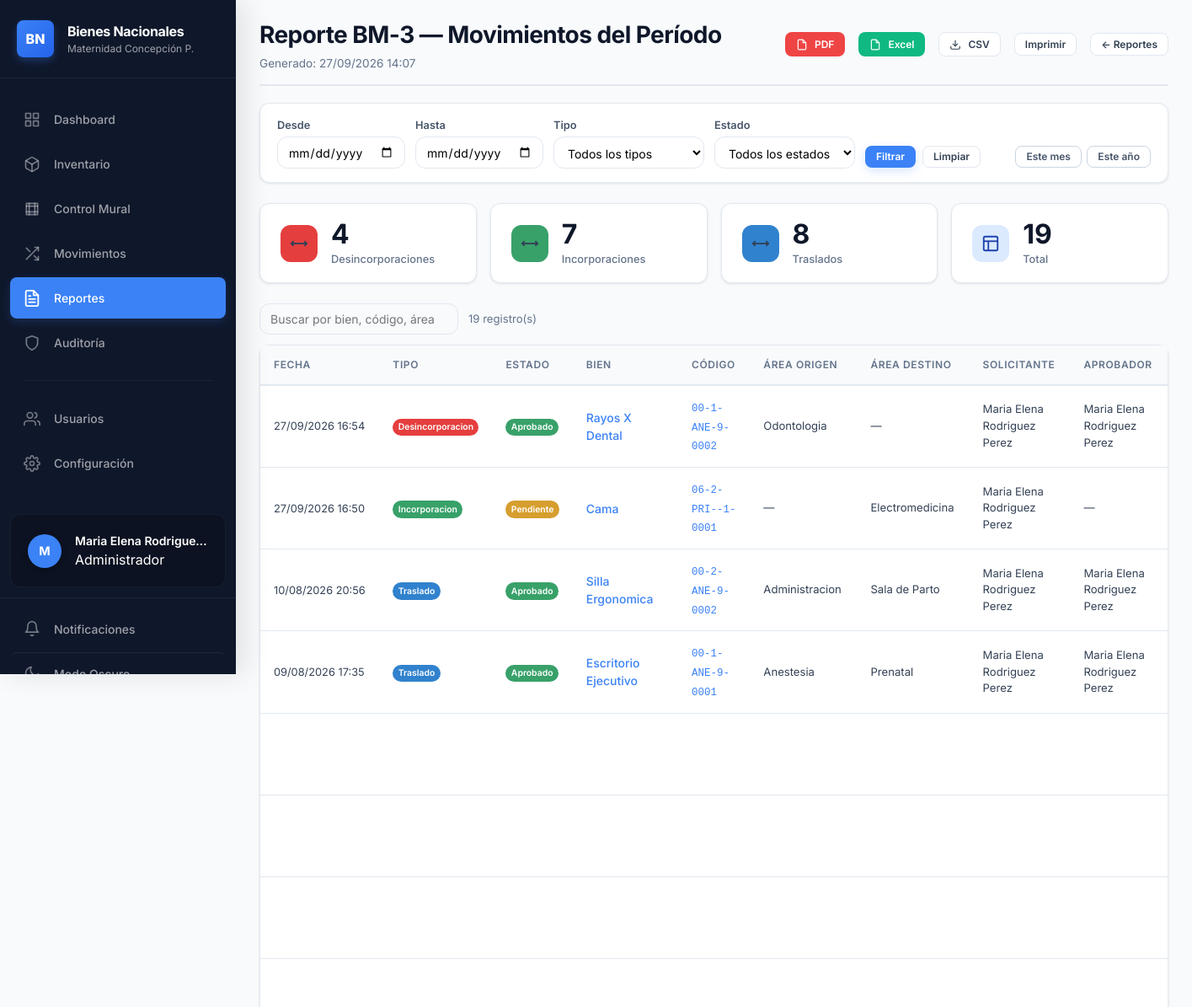
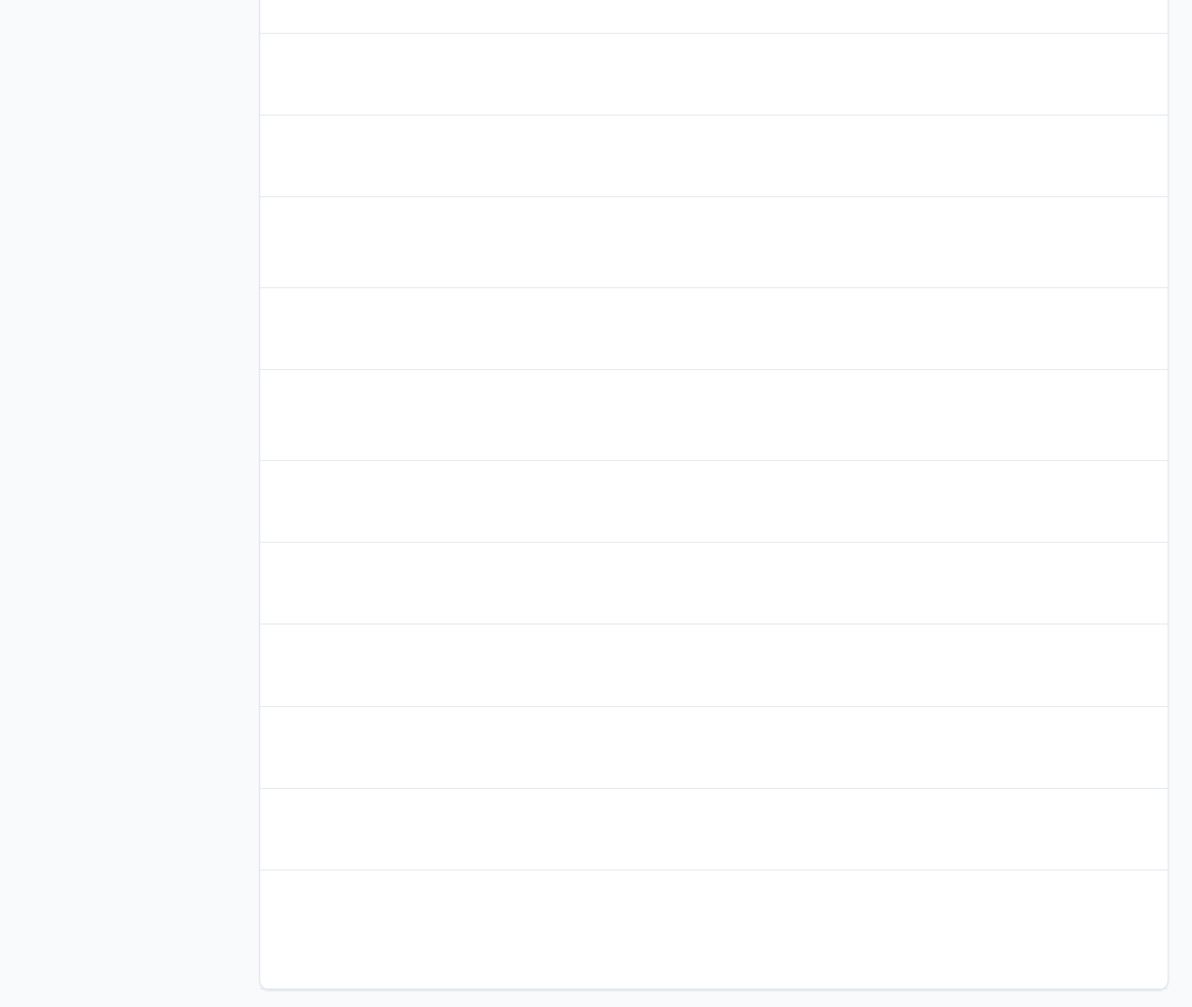
The app's page /public/reportes/bm3 (signed in) with its own data (2 pictures, top to bottom).
### tables this page shows
CREATE TABLE `movimientos` (
  `id_movimiento` int(11) NOT NULL,
  `bien_id` int(11) NOT NULL,
  `tipo_movimiento` enum('incorporacion','traslado','desincorporacion','asignacion') NOT NULL,
  `area_origen_id` int(11) DEFAULT NULL,
  `area_destino_id` int(11) DEFAULT NULL,
  `usuario_solicita_id` int(11) DEFAULT NULL,
  `usuario_aprueba_id` int(11) DEFAULT NULL,
  `usuario_recibe_id` int(11) DEFAULT NULL COMMENT 'Usuario que recibe el bien en el area destino',
  `fecha_solicitud` timestamp NOT NULL DEFAULT current_timestamp(),
  `fecha_aprobacion` timestamp NULL DEFAULT NULL,
  `fecha_ejecucion` timestamp NULL DEFAULT NULL,
  `motivo` text DEFAULT NULL,
  `observaciones` text DEFAULT NULL,
  `contenido_acta` longtext DEFAULT NULL,
  `responsable_datos` text DEFAULT NULL,
  `documento_soporte` varchar(500) DEFAULT NULL,
  `estado` enum('pendiente','aprobado','rechazado','cancelado') NOT NULL DEFAULT 'pendiente',
  `created_at` timestamp NOT NULL DEFAULT current_timestamp(),
  `updated_at` timestamp NOT NULL DEFAULT current_timestamp() ON UPDATE current_timestamp()
);

CREATE TABLE `bienes` (
  `id_bien` int(11) NOT NULL,
  `codigo_sudebip` varchar(50) NOT NULL,
  `codigo_interno` varchar(50) DEFAULT NULL,
  `codigo_ministerio` varchar(50) DEFAULT NULL,
  `nro_bien_ministerio` varchar(30) DEFAULT NULL,
  `es_sn` tinyint(1) NOT NULL DEFAULT 0,
  `nombre` varchar(255) NOT NULL,
  `descripcion` text DEFAULT NULL,
  `serial` varchar(100) DEFAULT NULL,
  `marca` varchar(100) DEFAULT NULL,
  `modelo` varchar(100) DEFAULT NULL,
  `color` varchar(50) DEFAULT NULL,
  `anio_fabricacion` smallint(6) DEFAULT NULL,
  `cantidad` smallint(6) NOT NULL DEFAULT 1,
  `condicion_inicial` enum('Nuevo','Bueno','Regular','Malo') DEFAULT NULL,
  `id_estado` int(11) NOT NULL DEFAULT 1,
  `id_tipo` int(11) DEFAULT NULL,
  `id_area` int(11) DEFAULT NULL,
  `responsable_id` int(11) DEFAULT NULL,
  `responsable_nombre` varchar(255) DEFAULT NULL,
  `responsable_cedula` varchar(20) DEFAULT NULL,
  `responsable_foto_path` varchar(500) DEFAULT NULL,
  `cin_edificio` varchar(50) DEFAULT NULL,
  `cin_piso` varchar(10) DEFAULT NULL,
  `cin_departamento` varchar(100) DEFAULT NULL,
  `cin_oficina` varchar(100) DEFAULT NULL,
  `cin_posicion` varchar(20) DEFAULT NULL,
  `numero_factura` varchar(50) DEFAULT NULL,
  `fecha_adquisicion` date DEFAULT NULL,
  `valor_inicial` decimal(15,2) DEFAULT NULL,
  `valor_residual` decimal(15,2) NOT NULL DEFAULT 0.00,
  `vida_util_anos` tinyint(4) NOT NULL DEFAULT 10,
  `observaciones` text DEFAULT NULL,
  `imagen_path` varchar(500) DEFAULT NULL,
  `created_at` timestamp NOT NULL DEFAULT current_timestamp(),
  `updated_at` timestamp NOT NULL DEFAULT current_timestamp() ON UPDATE current_timestamp()
);

CREATE TABLE `areas` (
  `id_area` int(11) NOT NULL,
  `nombre_area` varchar(100) NOT NULL,
  `descripcion` text DEFAULT NULL,
  `edificio` varchar(50) DEFAULT NULL,
  `piso` tinyint(4) DEFAULT NULL COMMENT '-1=Sótano, 0=Planta Baja, 1..N=Pisos',
  `responsable_id` int(11) DEFAULT NULL,
  `area_padre_id` int(11) DEFAULT NULL,
  `activa` tinyint(1) NOT NULL DEFAULT 1,
  `created_at` timestamp NOT NULL DEFAULT current_timestamp(),
  `updated_at` timestamp NOT NULL DEFAULT current_timestamp() ON UPDATE current_timestamp()
);

CREATE TABLE `usuarios` (
  `id_usuario` int(11) NOT NULL,
  `id_rol` int(11) DEFAULT NULL,
  `cedula` varchar(20) NOT NULL,
  `username` varchar(50) NOT NULL,
  `primer_nombre` varchar(100) NOT NULL,
  `segundo_nombre` varchar(100) NOT NULL DEFAULT '',
  `primer_apellido` varchar(100) NOT NULL,
  `segundo_apellido` varchar(100) NOT NULL DEFAULT '',
  `nombre_completo` varchar(255) NOT NULL DEFAULT '',
  `email` varchar(255) NOT NULL,
  `password_hash` varchar(255) NOT NULL,
  `telefono` varchar(20) DEFAULT NULL,
  `cargo` varchar(100) DEFAULT NULL,
  `ultimo_acceso` timestamp NULL DEFAULT NULL,
  `intentos_fallidos` int(11) NOT NULL DEFAULT 0,
  `bloqueado_hasta` timestamp NULL DEFAULT NULL,
  `primer_login` tinyint(1) NOT NULL DEFAULT 1,
  `activo` tinyint(1) NOT NULL DEFAULT 1,
  `created_at` timestamp NOT NULL DEFAULT current_timestamp(),
  `updated_at` timestamp NOT NULL DEFAULT current_timestamp() ON UPDATE current_timestamp()
);

### app/views/reportes/bm3.php (the view, shortened to what the rows shown need)
<?php
$colorTipo = fn(string $t): string => match ($t) {
    'incorporacion'    => '#38a169',
    'traslado'         => '#3182ce',
    'desincorporacion' => '#e53e3e',
    default            => '#718096',
};
$colorEstado = fn(string $e): string => match ($e) {
    'aprobado'  => '#38a169',
    'rechazado' => '#e53e3e',
    default     => '#d69e2e',
};
?>
<main class="main-content" id="mainContent">
    <div class="page-header">
        <div>
            <h1>Reporte BM-3 — Movimientos del Período</h1>
        </div>
    </div>
    <?php if (empty($movimientos)): ?>
    <div class="card">
        <div class="card-body" style="text-align:center;padding:3rem">
            <svg width="48" height="48" viewBox="0 0 24 24" fill="none" stroke="#cbd5e0" stroke-width="1.5" style="margin-bottom:1rem"><circle cx="11" cy="11" r="8"/><line x1="21" y1="21" x2="16.65" y2="16.65"/></svg>
            <p style="color:var(--gray-500);margin:0">
                No se encontraron movimientos con los filtros aplicados.
            </p>
            <a href="<?= $base_url ?>/reportes/bm3" class="btn btn-secondary btn-sm" style="margin-top:1rem">Ver todos</a>
        </div>
    </div>
    <?php else: ?>
    <div class="card">
        <div class="table-wrapper">
            <table class="data-table" id="bm3Table" aria-label="Movimientos del período">
                <thead>
                    <tr>
                        <th scope="col">Fecha</th>
                        <th scope="col">Tipo</th>
                        <th scope="col">Estado</th>
                        <th scope="col">Bien</th>
                        <th scope="col">Código</th>
                        <th scope="col">Área Origen</th>
                        <th scope="col">Área Destino</th>
                        <th scope="col">Solicitante</th>
                        <th scope="col">Aprobador</th>
                    </tr>
                </thead>
                <tbody>
                <?php foreach ($movimientos as $m): ?>
                <tr>
                    <td style="font-size:.8rem;white-space:nowrap">
                        <?= date('d/m/Y H:i', strtotime($m['fecha_solicitud'])) ?>
                    </td>
                    <td>
                        <span class="badge badge-sm" style="background:<?= $colorTipo($m['tipo_movimiento']) ?>">
                            <?= ucfirst($m['tipo_movimiento']) ?>
                        </span>
                    </td>
                    <td>
                        <span class="badge badge-sm" style="background:<?= $colorEstado($m['estado']) ?>">
                            <?= ucfirst($m['estado']) ?>
                        </span>
                    </td>
                    <td style="font-size:.875rem;font-weight:500">
                        <a href="<?= $base_url ?>/bienes/<?= (int)$m['bien_id'] ?>">
                            <?= htmlspecialchars($m['bien_nombre']) ?>
                        </a>
                    </td>
                    <td>
                        <a href="<?= $base_url ?>/movimientos/<?= (int)$m['id_movimiento'] ?>"
                           class="codigo-interno" style="font-size:.78rem">
                            <?= htmlspecialchars($m['codigo_interno'] ?? '—') ?>
                        </a>
                    </td>
                    <td style="font-size:.82rem"><?= htmlspecialchars($m['area_origen'] ?? '—') ?></td>
                    <td style="font-size:.82rem"><?= htmlspecialchars($m['area_destino'] ?? '—') ?></td>
                    <td style="font-size:.82rem"><?= htmlspecialchars($m['usuario_solicita'] ?? '—') ?></td>
                    <td style="font-size:.82rem"><?= htmlspecialchars($m['usuario_aprueba'] ?? '—') ?></td>
                </tr>
                <?php endforeach; ?>
                </tbody>
            </table>
        </div>
    </div>
    <?php endif; ?>
</main>

### records on screen
movimientos: fecha_solicitud "27/09/2026 16:54", tipo_movimiento "Desincorporacion", estado "Aprobado", bien.nombre "Rayos X Dental", bien.codigo_interno "00-1-ANE-9-0002", area_origen.nombre_area "Odontologia", area_destino "—", usuario_solicita.nombre_completo "Maria Elena Rodriguez Perez"
movimientos: fecha_solicitud "27/09/2026 16:50", tipo_movimiento "Incorporacion", estado "Pendiente", bien.nombre "Cama", bien.codigo_interno "06-2-PRI--1-0001", area_origen "—", area_destino.nombre_area "Electromedicina", usuario_solicita.nombre_completo "Maria Elena Rodriguez Perez", usuario_aprueba "—"
movimientos: fecha_solicitud "10/08/2026 20:56", tipo_movimiento "Traslado", estado "Aprobado", bien.nombre "Silla Ergonomica", bien.codigo_interno "00-2-ANE-9-0002", area_origen.nombre_area "Administracion", area_destino.nombre_area "Sala de Parto", usuario_solicita.nombre_completo "Maria Elena Rodriguez Perez"
movimientos: fecha_solicitud "09/08/2026 17:35", tipo_movimiento "Traslado", estado "Aprobado", bien.nombre "Escritorio Ejecutivo", bien.codigo_interno "00-1-ANE-9-0001", area_origen.nombre_area "Anestesia", area_destino.nombre_area "Prenatal", usuario_solicita.nombre_completo "Maria Elena Rodriguez Perez"

### other values on screen
$inicial "M"
$_SESSION['nombre'] "Maria Elena Rodrigue…"
$rolLabel "Administrador"
$cant "4"
$labelTipo[$tipo] "Desincorporaciones"
$cant "7"
$labelTipo[$tipo] "Incorporaciones"
$cant "8"
$labelTipo[$tipo] "Traslados"
array_sum($totales_tipo) "19"
count($movimientos) "19"
